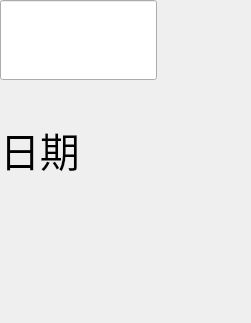
        <widget class="QWidget" name="hello_page">
         <property name="enabled">
          <bool>true</bool>
         </property>
         <property name="styleSheet">
          <string notr="true"/>
         </property>
         <layout class="QHBoxLayout" name="horizontalLayout_2" stretch="5,3">
          <property name="spacing">
           <number>0</number>
          </property>
          <property name="leftMargin">
           <number>0</number>
          </property>
          <property name="topMargin">
           <number>0</number>
          </property>
          <property name="rightMargin">
           <number>0</number>
          </property>
          <property name="bottomMargin">
           <number>0</number>
          </property>
          <item>
           <widget class="QFrame" name="homepage_left">
            <property name="enabled">
             <bool>true</bool>
            </property>
            <property name="styleSheet">
             <string notr="true"/>
            </property>
            <layout class="QVBoxLayout" name="verticalLayout_22">
             <property name="spacing">
              <number>0</number>
             </property>
             <property name="leftMargin">
              <number>0</number>
             </property>
             <property name="topMargin">
              <number>0</number>
             </property>
             <property name="rightMargin">
              <number>0</number>
             </property>
             <property name="bottomMargin">
              <number>0</number>
             </property>
             <item>
              <widget class="QLineEdit" name="seach_input_edit">
               <property name="minimumSize">
                <size>
                 <width>0</width>
                 <height>80</height>
                </size>
               </property>
               <property name="maximumSize">
                <size>
                 <width>16777215</width>
                 <height>80</height>
                </size>
               </property>
               <property name="font">
                <font>
                 <family>微软雅黑</family>
                 <pointsize>20</pointsize>
                </font>
               </property>
               <property name="styleSheet">
                <string notr="true"/>
               </property>
               <property name="text">
                <string/>
               </property>
              </widget>
             </item>
             <item>
              <spacer name="verticalSpacer_2">
               <property name="orientation">
                <enum>Qt::Vertical</enum>
               </property>
               <property name="sizeHint" stdset="0">
                <size>
                 <width>20</width>
                 <height>40</height>
                </size>
               </property>
              </spacer>
             </item>
             <item>
              <widget class="QLabel" name="date_text">
               <property name="minimumSize">
                <size>
                 <width>0</width>
                 <height>0</height>
                </size>
               </property>
               <property name="maximumSize">
                <size>
                 <width>16777215</width>
                 <height>150</height>
                </size>
               </property>
               <property name="font">
                <font>
                 <family>Microsoft YaHei</family>
                 <pointsize>30</pointsize>
                </font>
               </property>
               <property name="text">
                <string>日期</string>
               </property>
              </widget>
             </item>
             <item>
              <widget class="QLabel" name="sentence_text_english">
               <property name="minimumSize">
                <size>
                 <width>0</width>
                 <height>0</height>
                </size>
               </property>
               <property name="maximumSize">
                <size>
                 <width>16777215</width>
                 <height>100</height>
                </size>
               </property>
               <property name="font">
                <font>
                 <family>微软雅黑</family>
                 <pointsize>40</pointsize>
                </font>
               </property>
               <property name="text">
                <string/>
               </property>
              </widget>
             </item>
             <item>
              <widget class="QLabel" name="sentence_text_chinese">
               <property name="maximumSize">
                <size>
                 <width>16777215</width>
                 <height>100</height>
                </size>
               </property>
               <property name="font">
                <font>
                 <family>微软雅黑</family>
                 <pointsize>40</pointsize>
                </font>
               </property>
               <property name="text">
                <string/>
               </property>
              </widget>
             </item>
            </layout>
           </widget>
          </item>
          <item>
           <widget class="QFrame" name="homepage_right">
            <property name="enabled">
             <bool>true</bool>
            </property>
            <property name="minimumSize">
             <size>
              <width>0</width>
              <height>0</height>
             </size>
            </property>
            <property name="maximumSize">
             <size>
              <width>400</width>
              <height>16777215</height>
             </size>
            </property>
            <property name="styleSheet">
             <string notr="true">border:0px;padding:0px</string>
            </property>
            <layout class="QVBoxLayout" name="verticalLayout_4">
             <property name="spacing">
              <number>0</number>
             </property>
             <property name="leftMargin">
              <number>0</number>
             </property>
             <property name="topMargin">
              <number>0</number>
             </property>
             <property name="rightMargin">
              <number>0</number>
             </property>
             <property name="bottomMargin">
              <number>0</number>
             </property>
             <item>
              <widget class="QLabel" name="hello_picture">
               <property name="styleSheet">
                <string notr="true">border:0px;padding:0px</string>
               </property>
               <property name="text">
                <string/>
               </property>
              </widget>
             </item>
            </layout>
           </widget>
          </item>
         </layout>
        </widget>
